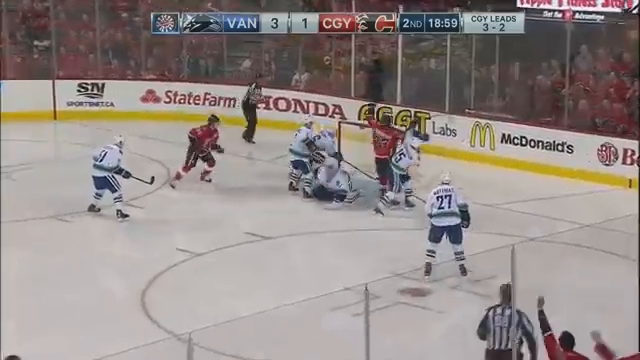
#> input picture images/18.png, 640 x 360 px
$ python image_diff.py --first images/18.png --second images/19.png   (older library calls are emulated)
#> lines starting #> are read from the running program, lines starting #| are printed output that depends on the picture; after the words box and inside, x2 and y2 are one past the last pixel; in counts of white or black regions, pixels touching at a corner belong together; long printed decimals are rounded
# USAGE
# python image_diff.py --first images/original_01.png --second images/modified_01.png
# python3 image_diff.py --first images/18.png --second images/19.png
# import the necessary packages
from skimage.measure import compare_ssim
import argparse
import imutils
import cv2
from random import randint
import numpy as np

class Rect:
	# [25 lines left out: functions __init__, dist, union, not called in this run]

def randomColor():
    return (randint(0, 255), randint(0, 255), randint(0, 255))

# [41 lines left out: functions doRectsIntersect, minDistBetweenRects, minDistBetweenRects2, mergeIntersections, not called in this run]

def padRect(rect, pad, maxW, maxH):
		x = max(rect[0] -pad, 0)
		y = max(rect[1] -pad, 0)
		w = rect[2] + 2*pad
		h = rect[3] + 2*pad

		if x+w > maxW:
			w = maxW-x
		if y+h > maxH:
			h = maxH-y

		return (x, y, w, h)

def rectSizeFilter(rect):
		a = 10
		b = 20
		w = rect[2]
		h = rect[3]
		return (w > b and h > a) or (w > a and h > b)

# construct the argument parse and parse the arguments
ap = argparse.ArgumentParser()
ap.add_argument("-f", "--first", required=True,
	help="first input image")
ap.add_argument("-s", "--second", required=True,
	help="second")
args = vars(ap.parse_args())

# load the two input images
imageA = cv2.imread(args["first"])
#> imageA is the input picture: shape (360, 640, 3); mean B, G, R 136.1, 139.6, 148.9
imageB = cv2.imread(args["second"])
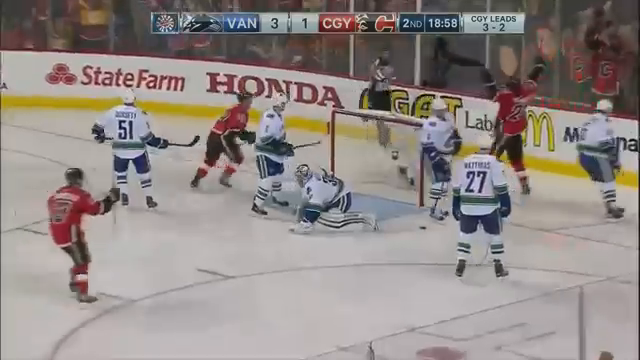
#> input picture images/19.png, 640 x 360 px
#> imageB is the input picture: shape (360, 640, 3); mean B, G, R 134.5, 138.1, 146.8

# convert the images to grayscale
grayA = cv2.cvtColor(imageA, cv2.COLOR_BGR2GRAY)
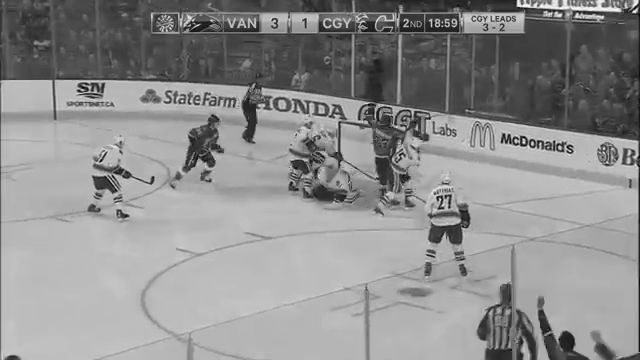
#> grayA: shape (360, 640); min 0, max 255, mean 142
grayB = cv2.cvtColor(imageB, cv2.COLOR_BGR2GRAY)
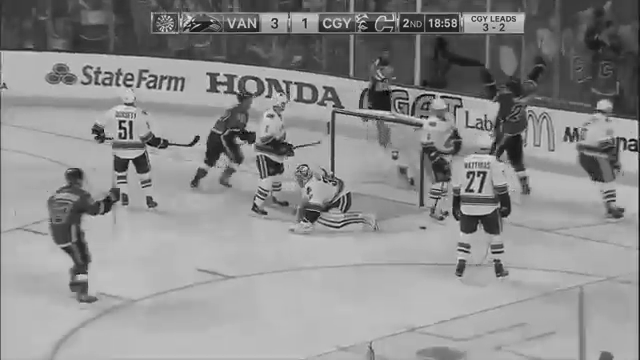
#> grayB: shape (360, 640); min 0, max 234, mean 140.3

# compute the Structural Similarity Index (SSIM) between the two
# images, ensuring that the difference image is returned
(score, diff) = compare_ssim(grayA, grayB, full=True)
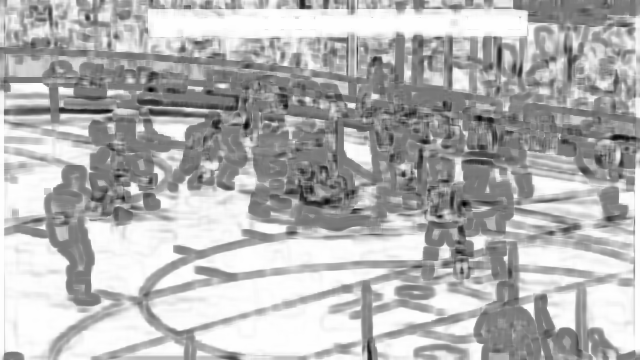
#> diff: shape (360, 640) float64; min -0.875, max 1, mean 0.447; drawn with min black and max white
#> score = 0.443
diff = (diff * 255).astype("uint8")
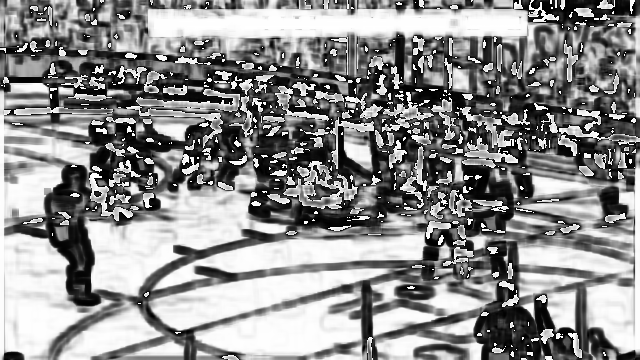
#> diff: shape (360, 640); min 0, max 255, mean 140.6
print("SSIM: {}".format(score))
#| SSIM: 0.4433

# threshold the difference image, followed by finding contours to
# obtain the regions of the two input images that differ
thresh = cv2.threshold(diff, 250, 255,
	cv2.THRESH_BINARY)[1]
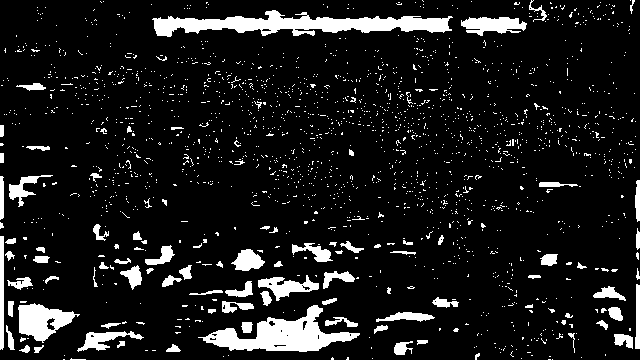
#> thresh: shape (360, 640); 10.2% white; 1870 white regions (1775 under 20 px)
cnts = cv2.findContours(thresh.copy(), cv2.RETR_EXTERNAL,
	cv2.CHAIN_APPROX_SIMPLE)
#> cnts = 1870 contours, 1804 with area under 20; largest, box (x1, y1, x2, y2) and area: (152, 10, 453, 37) 3632, (198, 305, 360, 352) 3004, (18, 303, 80, 343) 1326, (461, 17, 527, 36) 713, (258, 275, 319, 301) 628
cnts = cnts[0] if imutils.is_cv2() else cnts[1]

# loop over the contours
i = 0
pad = 10
rects = list(map(cv2.boundingRect, cnts))
#> rects = 1870 items, first 6: (552, 359, 1, 1), (548, 359, 3, 1), (63, 359, 2, 1), (521, 358, 1, 1), (372, 358, 1, 1), (70, 358, 16, 2)
rects = list(filter(rectSizeFilter, rects))
#> rects = 19 items, first 6: (77, 331, 67, 21), (198, 305, 162, 47), (18, 303, 62, 40), (222, 301, 32, 12), (432, 297, 27, 11), (593, 286, 33, 15)
rects = list(map(lambda rect: padRect(rect, pad, grayA.shape[1], grayA.shape[0]), rects))
#> rects = 19 items, first 6: (67, 321, 87, 39), (188, 295, 182, 65), (8, 293, 82, 60), (212, 291, 52, 32), (422, 287, 47, 31), (583, 276, 53, 35)
#rects = mergeIntersections(rects)

blackImage = np.zeros(grayA.shape, np.uint8)

for rect in rects:
	# compute the bounding box of the contour and then draw the
	# bounding box on both input images to represent where the two
	# images differ
	(x, y, w, h) = rect
	#crop_img = imageA[y:y+h,x:x+w]
	#cv2.imshow("Crop {}".format(i), crop_img)
	#i = i + 1
	blackImage[y:y+h, x:x+w] = grayA[y:y+h, x:x+w]
#> this loop made 19 passes
#> (x, y, w, h) on passes 1 to 12: (67, 321, 87, 39), (188, 295, 182, 65), (8, 293, 82, 60), (212, 291, 52, 32), (422, 287, 47, 31), (583, 276, 53, 35), (215, 271, 48, 36), (0, 267, 46, 33), (248, 265, 81, 46), (313, 261, 52, 38), (110, 255, 42, 45), (221, 239, 54, 42)
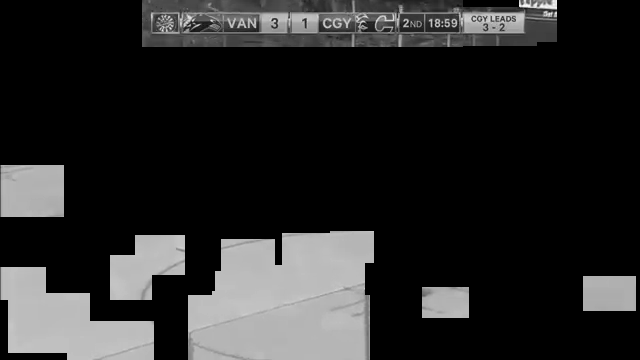
#> blackImage: shape (360, 640); min 0, max 251, mean 39.1
	#cv2.imshow("gray", grayA[y:y+h, x:x+w])
	#cv2.rectangle(imageA, (x, y), (x + w, y + h), randomColor(), -1)
	#cv2.rectangle(imageB, (x, y), (x + w, y + h), (0, 0, 255), -1)

print("Made it to end!")
# [9 lines of commented-out code are left out]
